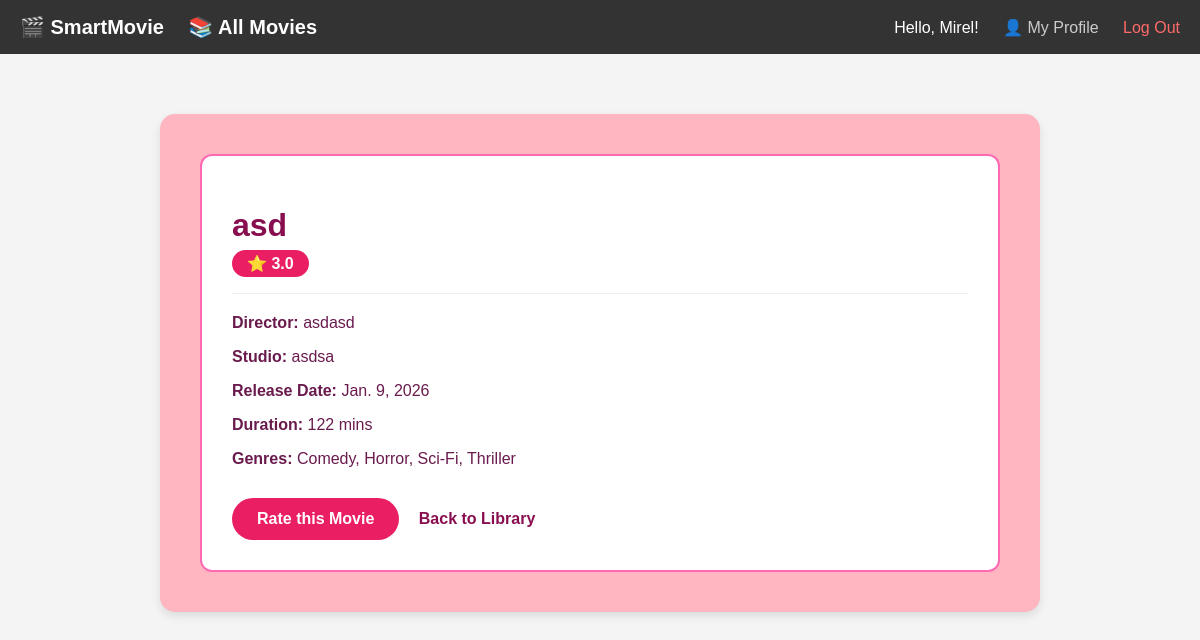
The app's page /movie/1/ (signed in) with its own data.
### helloapp/models.py (models this page shows, shortened)
class Movie(models.Model):
    name = models.CharField(max_length=200)
    releaseDate = models.DateField()
    genres = models.ManyToManyField(Genre)
    duration_minutes = models.IntegerField(default=0)
    director = models.CharField(max_length=200)
    studio = models.CharField(max_length=200)

class Genre(models.Model):
    name = models.CharField(max_length=200)

### helloapp/views.py (the view)
# urls.py: path('movie/<int:movie_id>/', views.movie_detail, name='movie_detail'),
def movie_detail(request, movie_id):
    movie = get_object_or_404(Movie, id=movie_id)
    avg_rating = Review.objects.filter(movie=movie).aggregate(Avg('rating'))['rating__avg']
    return render(request, "mainpage/movie_detail.html", {
        'movie': movie,
        'avg_rating': avg_rating
    })

### helloapp/templates/mainpage/movie_detail.html
{% extends 'mainpage/base.html' %}
{% block content %}
<div style="background-color: #FFB6C1; padding: 40px; border-radius: 15px; box-shadow: 0 4px 10px rgba(0,0,0,0.1); max-width: 800px; margin: 40px auto; font-family: sans-serif;">
    <div style="background: white; padding: 30px; border-radius: 12px; border: 2px solid #ff69b4;">
        <h1 style="color: #880e4f; margin-bottom: 10px;">{{ movie.name }}</h1>
        <div style="margin-bottom: 20px;">
            <span style="background: #e91e63; color: white; padding: 5px 15px; border-radius: 50px; font-weight: bold;">
                ⭐ {% if avg_rating %}{{ avg_rating|stringformat:".1f" }}{% else %}No ratings yet{% endif %}
            </span>
        </div>
        <hr style="border: 0; border-top: 1px solid #eee; margin: 20px 0;">
        <p style="color: #6a1b4d;"><strong>Director:</strong> {{ movie.director }}</p>
        <p style="color: #6a1b4d;"><strong>Studio:</strong> {{ movie.studio }}</p>
        <p style="color: #6a1b4d;"><strong>Release Date:</strong> {{ movie.releaseDate }}</p>
        <p style="color: #6a1b4d;"><strong>Duration:</strong> {{ movie.duration_minutes }} mins</p>
        <p style="color: #6a1b4d;"><strong>Genres:</strong>
            {% for genre in movie.genres.all %}
                {{ genre.name }}{% if not forloop.last %}, {% endif %}
            {% endfor %}
        </p>
        <div style="margin-top: 30px;">
            <a href="{% url 'add_review' movie.id %}" style="display: inline-block; background-color: #e91e63; color: white; padding: 12px 25px; text-decoration: none; border-radius: 50px; font-weight: bold;">
                Rate this Movie
            </a>
            <a href="{% url 'movie_library' %}" style="margin-left: 15px; color: #880e4f; text-decoration: none; font-weight: bold;">Back to Library</a>
        </div>
    </div>
</div>
{% endblock %}

### helloapp/templates/mainpage/base.html (shortened to what this page needs)
<!DOCTYPE html>
<html lang="en">
<head>
</head>
<body>
    <div class="navbar">
    <div class="nav-left">
        <a href="{% url 'main' %}">🎬 SmartMovie</a>
        <a href="{% url 'movie_library' %}" style="margin-left: 20px; text-decoration: none; color: white;">
            📚 All Movies
        </a>
    </div>
    <div class="nav-right">
        <span>Hello, {{ user.username }}!</span>
        <a href="{% url 'user_profile' %}">👤 My Profile</a>
        <a href="{% url 'logout' %}" style="color: #ff6b6b;">Log Out</a>
    </div>
</div>
    <div class="content">
        {% block content %}
        {% endblock %}
    </div>
</body>
</html>

### helloapp/templates/mainpage/base.html (style rules this page uses)
body { margin: 0; font-family: sans-serif; background-color: #f4f4f4; }
.navbar { background-color: #333; overflow: hidden; padding: 15px 20px; display: flex; justify-content: space-between; align-items: center; color: white; }
.nav-left a { color: white; text-decoration: none; font-size: 20px; font-weight: bold; }
.nav-right a { color: #ccc; text-decoration: none; margin-left: 20px; font-size: 16px; }
.content { padding: 20px; }

### records on screen
Movie: name "asd", director "asdasd", studio "asdsa", releaseDate "Jan. 9, 2026", duration_minutes "122"
Genre: name "Comedy"
Genre: name "Horror"
Genre: name "Sci-Fi"
Genre: name "Thriller"

### other values on screen
{{ user.username }} "Mirel"
{{ avg_rating|stringformat:".1f" }} "3.0"
